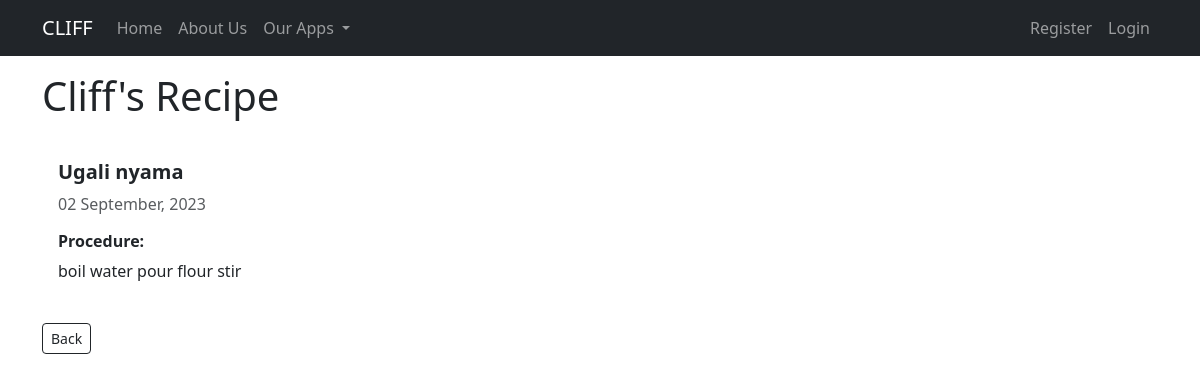
The app's page /recipe/2/ with its own data.
### recipes/models.py (models this page shows, shortened)
class Recipe(models.Model):
    title = models.CharField(max_length=100)
    procedure = models.TextField(max_length=100)
    author = models.ForeignKey(User, on_delete = models.SET_DEFAULT, blank=True, default='none')
    created_at = models.DateTimeField(auto_now_add=True)
    updated_at = models.DateTimeField(auto_now=True)

### recipes/views.py (the view)
# urls.py: path('recipe/<int:pk>/', views.RecipeDetailView.as_view(), name="recipes-detail"),
class RecipeDetailView(DetailView):
    model = models.Recipe

### recipes/templates/recipes/recipe_detail.html
{% extends 'base.html' %}
{% block content %}
    <h1>{{ object.author|capfirst }}'s Recipe </h1>
        <div class="card my-4" style="width: 100%; border: none">
            <div class="card-body">
                <div class="d-inline">
                    <h5 class="card-title"><strong>{{ object.title }}</strong></h5>
                    <p class="text-body-secondary">{{ object.created_at|date:"d F, Y" }}</p>
                </div>
                 <h6><strong> Procedure: </strong></h6>
                <p class="card-text">{{ object.procedure }}</p>
            </div>
        </div>
        {% if object.author == user or user.is_staff %}
            <div class="col-4">
                <a class="btn btn-info btn-sm" href="{% url 'recipes-update' object.id %}">Update</a>
                <a class="btn btn-default btn-sm" href="{% url 'recipes' %}">Back</a>
            </div>
        {% else %}
            <div class="col-4">
                <a class="btn btn-outline-dark btn-sm" href="{% url 'recipes' %}">Back</a>
            </div>
        {% endif %}
{% endblock %}

### records on screen
Recipe: author "Cliff", title "Ugali nyama", created_at "02 September, 2023", procedure "boil water pour flour stir"
